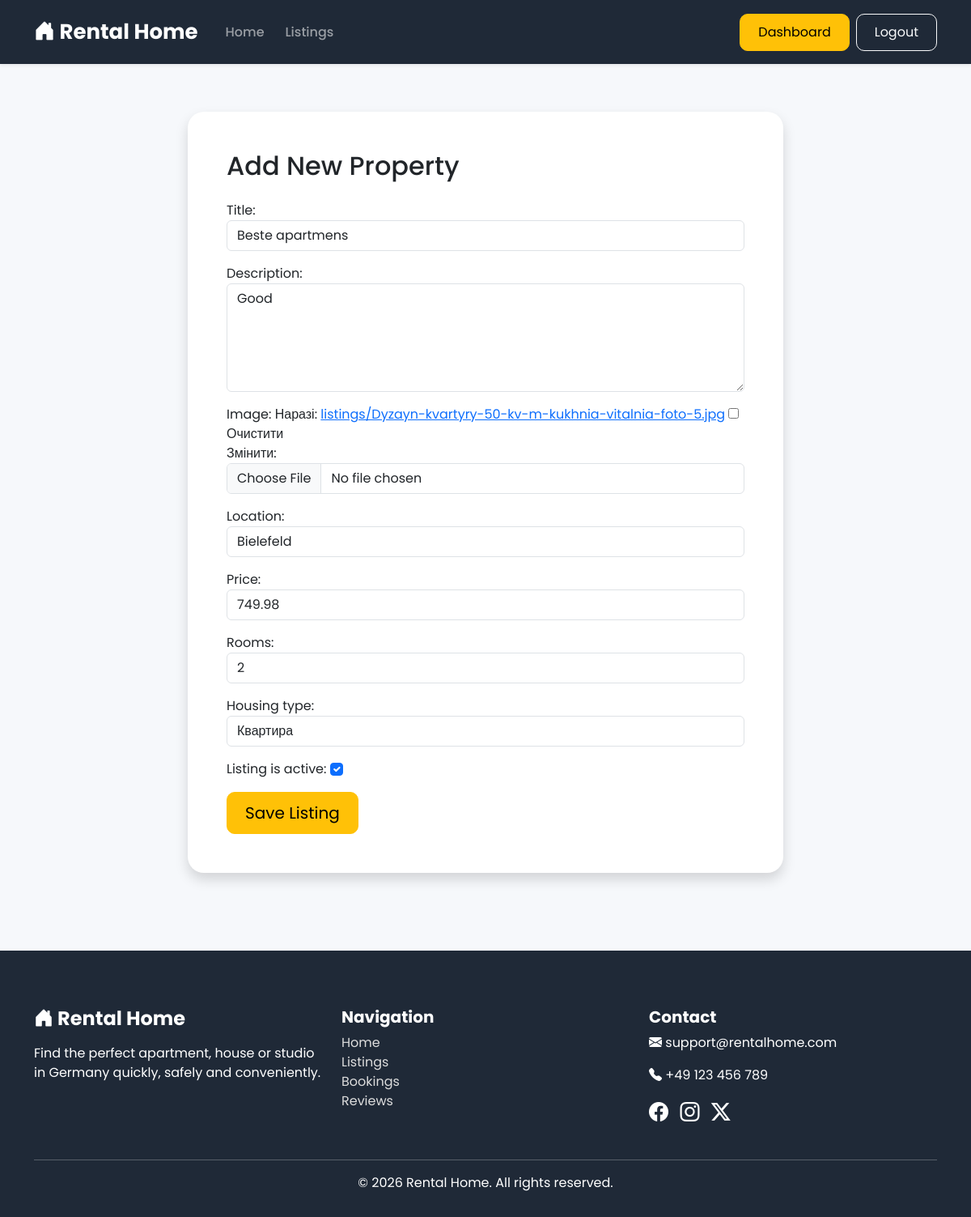
The page /listing/2/edit/ (signed in) on the database its author committed.
### listings/models.py (models this page shows, shortened)
class Listing(models.Model):
    HOUSING_TYPES = [
        ('apartment', 'Квартира'),
        ('house', 'Будинок'),
        ('studio', 'Студія'),
        ('room', 'Кімната'),
    ]
    owner = models.ForeignKey(User, on_delete=models.CASCADE, related_name='listings')
    title = models.CharField(max_length=200)
    description = models.TextField()
    image = models.ImageField(
        upload_to='listings/',
        blank=True,
        null=True,
        default='listings/default.jpg'
    )
    location = models.CharField(max_length=200)
    price = models.DecimalField(max_digits=10, decimal_places=2)
    rooms = models.PositiveIntegerField()
    housing_type = models.CharField(max_length=20, choices=HOUSING_TYPES)
    is_active = models.BooleanField(default=True)
    created_at = models.DateTimeField(auto_now_add=True)
    updated_at = models.DateTimeField(auto_now=True)
    views_count = models.PositiveIntegerField(default=0)

### listings/html_views.py (the view, shortened to what this page needs)
# urls.py: path("listing/<int:pk>/edit/", edit_listing, name="edit_listing"),
@login_required
def edit_listing(request, pk):
    listing = get_object_or_404(
        Listing,
        pk=pk,
        owner=request.user
    )
    form = ListingForm(
        request.POST or None,
        request.FILES or None,
        instance=listing
    )
    return render(
        request,
        "listings/create.html",
        {
            "form": form
        }
    )

### templates/listings/create.html (shortened to what this page needs)
{% extends 'base.html' %}
{% block content %}
<div class="container py-5">
    <div class="row justify-content-center">
        <div class="col-lg-8">
            <div class="card shadow border-0">
                <div class="card-body p-5">
                    <h2 class="mb-4">
                        Add New Property
                    </h2>
                    <form method="POST" enctype="multipart/form-data">
                        {{ form.as_p }}
                        <button class="btn btn-warning btn-lg">
                            Save Listing
                        </button>
                    </form>
                </div>
            </div>
        </div>
    </div>
</div>
{% endblock %}

### static/css/style.css (style rules this page uses)
* { margin:0; padding:0; box-sizing:border-box; }
body { font-family:'Poppins',sans-serif; background:#f6f8fb; color:#222; }
.btn { border-radius:10px; padding:10px 22px; transition:.3s; }
.card { border:none; border-radius:20px; overflow:hidden; transition:.3s; box-shadow:0 10px 30px rgba(0,0,0,.08); }

### rows shown on the page
Listing: title "Beste apartmens", description "Good", location "Bielefeld", price "749.98", rooms "2", housing_type "Квартира", is_active "☑"
